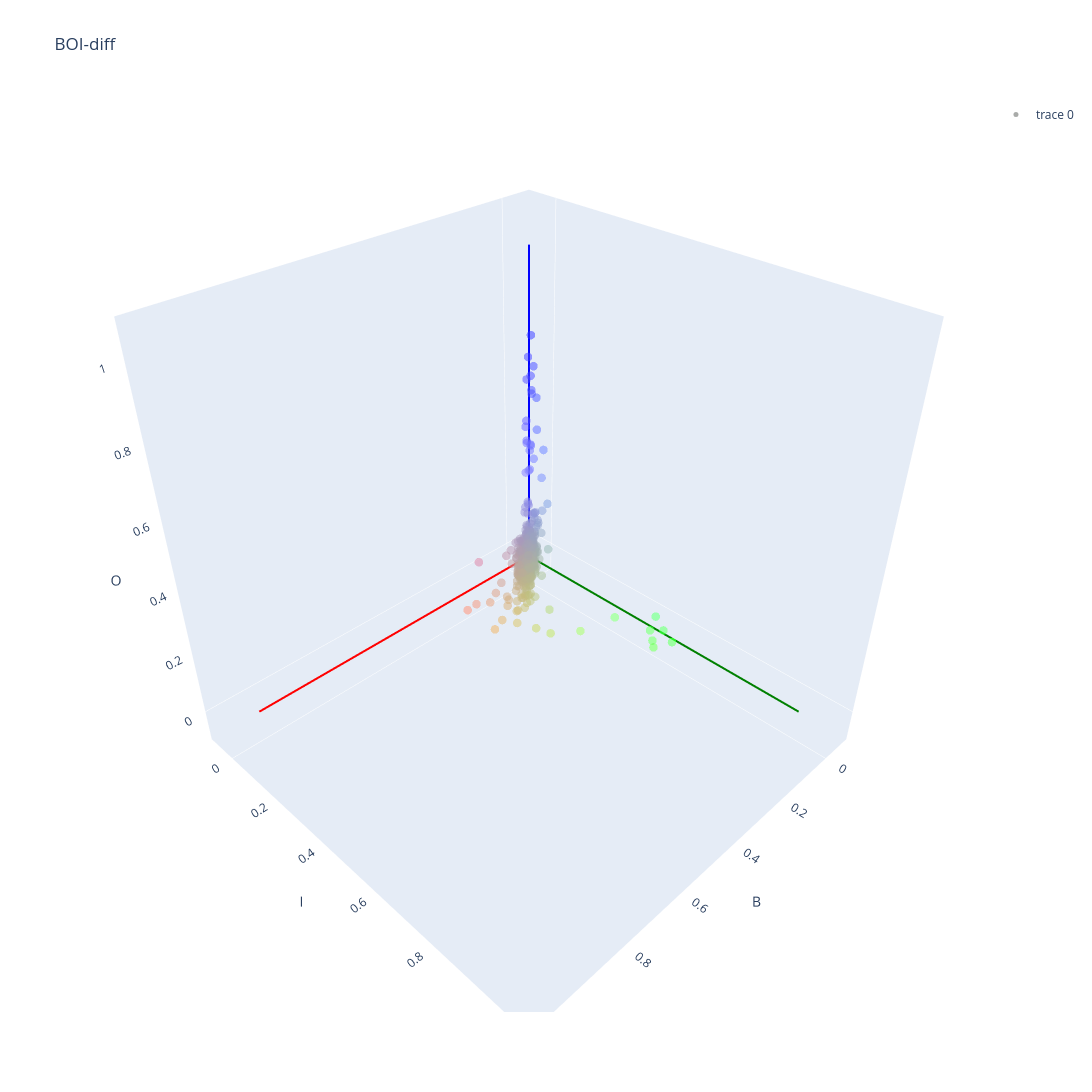

Source (notebook cell):
### Code cell
# color_values = ['rgba({}, {}, {}, {})'.format(r, g, b, a)
#                 for (r, g, b), a in zip(rgb_values, opacity_values)]

axis_lines = []

# x-axis
axis_lines.append(
    go.Scatter3d(x=[0, 1], y=[0, 0], z=[0, 0], mode="lines", line=dict(color="red", width=4), showlegend=False)
)

# y-axis
axis_lines.append(
    go.Scatter3d(x=[0, 0], y=[0, 1], z=[0, 0], mode="lines", line=dict(color="green", width=4), showlegend=False)
)

# z-axis
axis_lines.append(
    go.Scatter3d(x=[0, 0], y=[0, 0], z=[0, 1], mode="lines", line=dict(color="blue", width=4), showlegend=False)
)

fig = go.Figure(
    data=[
        go.Scatter3d(
            x=data[:, 0],
            y=data[:, 1],
            z=data[:, 2],
            mode="markers",
            marker=dict(
                size=5,
                color=rgba_colors,  # 使用 RGBA 颜色编码，间接控制透明度
            ),
            text=ids,
        )
    ]
    + axis_lines
)

# 更新布局以适应自定义的坐标系
# fig.update_layout(
#     scene=dict(
#         xaxis=dict(range=[0, 1], title='B', showgrid=False, zeroline=True),
#         yaxis=dict(range=[0, 1], title='I', showgrid=False, zeroline=True),
#         zaxis=dict(range=[0, 1], title='O', showgrid=False, zeroline=True),
#         aspectmode='cube',  # 让xyz轴比例固定
#         aspectratio=dict(x=1, y=1, z=1)
#     ),
#     title="BOI-diff"
# )
fig.update_layout(
    scene=dict(
        xaxis=dict(range=[-0.1, 1.1], title="B", showgrid=False, zeroline=True),
        yaxis=dict(range=[-0.1, 1.1], title="I", showgrid=False, zeroline=True),
        zaxis=dict(range=[-0.1, 1.1], title="O", showgrid=False, zeroline=True),
    ),
    title="BOI-diff",
    width=1200,
    height=1200,
)

fig.show()

### Figure 1 — Plotly figure (JSON) as saved in the notebook; plotly's stock layout.template omitted (floating-point values rounded to 4 significant figures; data arrays with more than 128 entries replaced by an {"elided": "..."} marker saying what was removed)
{"data": [{"marker": {"color": {"elided": "1000 str values"}, "size": 5}, "mode": "markers", "text": {"elided": "1000 str values"}, "type": "scatter3d", "x": {"elided": "1000 float values"}, "y": {"elided": "1000 float values"}, "z": {"elided": "1000 float values"}}, {"line": {"color": "red", "width": 4}, "mode": "lines", "showlegend": false, "type": "scatter3d", "x": [0, 1], "y": [0, 0], "z": [0, 0]}, {"line": {"color": "green", "width": 4}, "mode": "lines", "showlegend": false, "type": "scatter3d", "x": [0, 0], "y": [0, 1], "z": [0, 0]}, {"line": {"color": "blue", "width": 4}, "mode": "lines", "showlegend": false, "type": "scatter3d", "x": [0, 0], "y": [0, 0], "z": [0, 1]}], "layout": {"height": 1200, "scene": {"xaxis": {"range": [-0.1, 1.1], "showgrid": false, "title": {"text": "B"}, "zeroline": true}, "yaxis": {"range": [-0.1, 1.1], "showgrid": false, "title": {"text": "I"}, "zeroline": true}, "zaxis": {"range": [-0.1, 1.1], "showgrid": false, "title": {"text": "O"}, "zeroline": true}}, "title": {"text": "BOI-diff"}, "width": 1200}}
